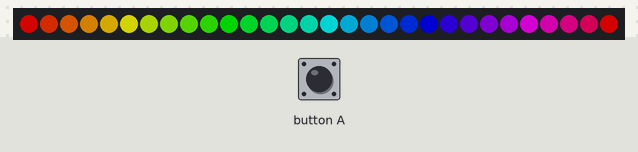
The program below on a simulated Calliope mini (MakeCode). Shown: 30 RGB LEDs in strip order, left to right. The test bench sets the inputs (shaded band). Dim RGB values are drawn brighter than linear.

Above: at 1.2 s.
1.3 s: button A pressed for 0.15 s
At 1.92 s:
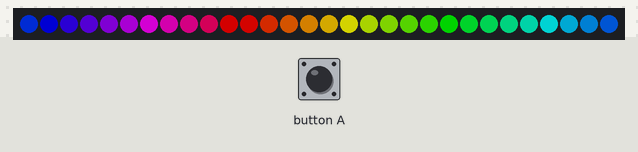
2.0 s: button A pressed for 0.15 s
At 3.1 s:
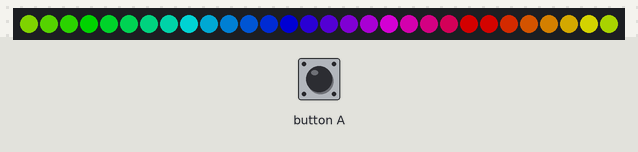
Timing chart, 0 to 5.0 s (numbered marks = the images above; inputs shaded):
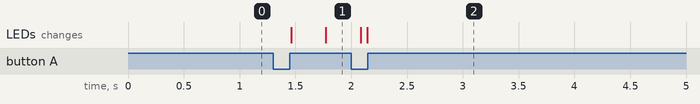

Measured:
- after the input at 1.3 s, the LEDs: first change after 0.16 s (image 1 shows a later state)

The program:

main.ts
```typescript
input.onButtonEvent(Button.A, input.buttonEventClick(), function () {
    Knopfpressed += 1
})
let Knopfpressed = 0
let strip = neopixel.create(DigitalPin.P0, 30, NeoPixelMode.RGB)
strip.showRainbow(1, 360)
basic.forever(function () {
    if (Knopfpressed == 1) {
        strip.rotate(1)
        strip.show()
        basic.pause(10)
    }
})
```

test.ts
```typescript
// Hier kann man Tests durchführen; diese Datei wird nicht kompiliert, wenn dieses Paket als Erweiterung verwendet wird.
```
